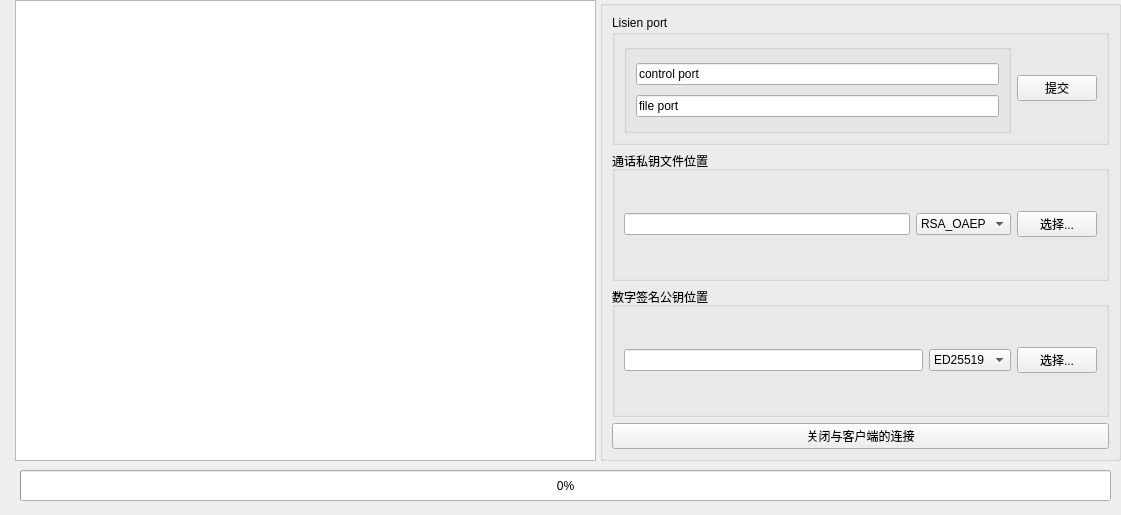
<?xml version="1.0" encoding="UTF-8"?>
<ui version="4.0">
 <class>CryptoServer</class>
 <widget class="QWidget" name="CryptoServer">
  <property name="geometry">
   <rect>
    <x>0</x>
    <y>0</y>
    <width>1121</width>
    <height>515</height>
   </rect>
  </property>
  <property name="windowTitle">
   <string>CryptoServer</string>
  </property>
  <widget class="QTextBrowser" name="textBrowser">
   <property name="geometry">
    <rect>
     <x>15</x>
     <y>0</y>
     <width>581</width>
     <height>461</height>
    </rect>
   </property>
  </widget>
  <widget class="QProgressBar" name="progressBar">
   <property name="geometry">
    <rect>
     <x>20</x>
     <y>470</y>
     <width>1091</width>
     <height>31</height>
    </rect>
   </property>
   <property name="value">
    <number>0</number>
   </property>
  </widget>
  <widget class="QGroupBox" name="groupBox_Option">
   <property name="geometry">
    <rect>
     <x>600</x>
     <y>0</y>
     <width>521</width>
     <height>461</height>
    </rect>
   </property>
   <property name="title">
    <string/>
   </property>
   <layout class="QVBoxLayout" name="verticalLayout_2">
    <item>
     <widget class="QGroupBox" name="groupBox_ipChoose">
      <property name="title">
       <string>Lisien port</string>
      </property>
      <layout class="QHBoxLayout" name="horizontalLayout">
       <item>
        <widget class="QGroupBox" name="groupBox_Port">
         <property name="title">
          <string/>
         </property>
         <layout class="QVBoxLayout" name="verticalLayout">
          <item>
           <widget class="QLineEdit" name="lineEdit_controlPort">
            <property name="text">
             <string>control port</string>
            </property>
           </widget>
          </item>
          <item>
           <widget class="QLineEdit" name="lineEdit_filePort">
            <property name="text">
             <string>file port</string>
            </property>
           </widget>
          </item>
         </layout>
        </widget>
       </item>
       <item>
        <widget class="QPushButton" name="pushButton_Port">
         <property name="text">
          <string>提交</string>
         </property>
        </widget>
       </item>
      </layout>
     </widget>
    </item>
    <item>
     <widget class="QGroupBox" name="groupBox_publickConnectKey">
      <property name="title">
       <string>通话私钥文件位置</string>
      </property>
      <layout class="QHBoxLayout" name="horizontalLayout_2">
       <item>
        <widget class="QLineEdit" name="lineEdit_publicConnectKey"/>
       </item>
       <item>
        <widget class="QComboBox" name="comboBox_publicConnectKey">
         <item>
          <property name="text">
           <string>RSA_OAEP</string>
          </property>
         </item>
        </widget>
       </item>
       <item>
        <widget class="QPushButton" name="pushButton_publicConnectKey">
         <property name="text">
          <string>选择...</string>
         </property>
        </widget>
       </item>
      </layout>
     </widget>
    </item>
    <item>
     <widget class="QGroupBox" name="groupBox_digitalSignatureKey">
      <property name="title">
       <string>数字签名公钥位置</string>
      </property>
      <layout class="QHBoxLayout" name="horizontalLayout_3">
       <item>
        <widget class="QLineEdit" name="lineEdit_digitalSignatureKey"/>
       </item>
       <item>
        <widget class="QComboBox" name="comboBox_digitalSignatureKey">
         <item>
          <property name="text">
           <string>ED25519</string>
          </property>
         </item>
        </widget>
       </item>
       <item>
        <widget class="QPushButton" name="pushButton_digitalSignatureKey">
         <property name="text">
          <string>选择...</string>
         </property>
        </widget>
       </item>
      </layout>
     </widget>
    </item>
    <item>
     <widget class="QPushButton" name="pushButton_closeConnection">
      <property name="text">
       <string>关闭与客户端的连接</string>
      </property>
     </widget>
    </item>
   </layout>
  </widget>
 </widget>
 <resources/>
 <connections/>
</ui>
